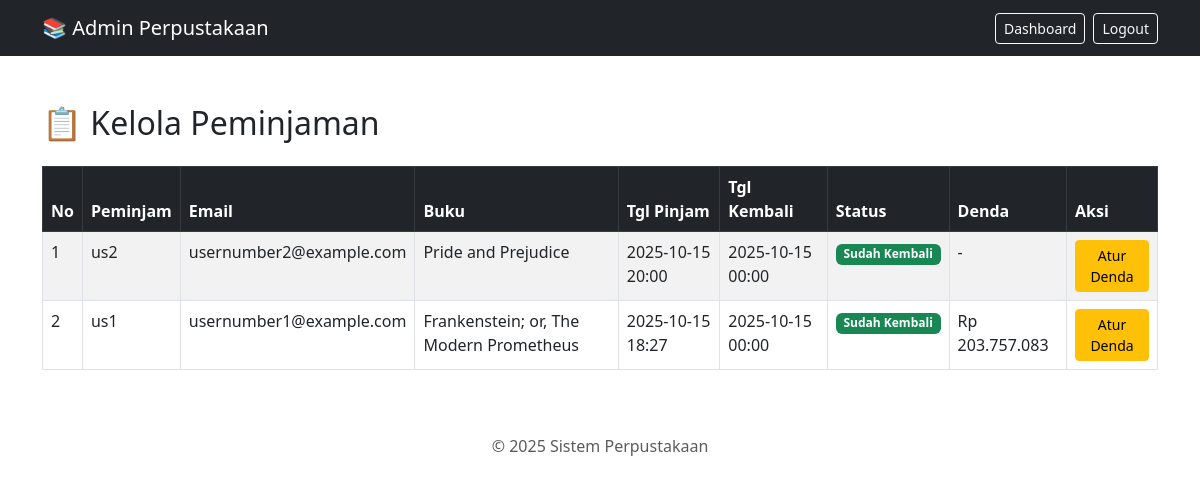
Page /admin/borrows.php (signed in) on the committed database.
### tables this page shows
CREATE TABLE `borrowings` (
  `id` int(11) NOT NULL,
  `borrower_name` varchar(100) DEFAULT NULL,
  `borrower_email` varchar(100) DEFAULT NULL,
  `book_id` int(11) DEFAULT NULL,
  `borrow_date` datetime DEFAULT current_timestamp(),
  `due_date` date DEFAULT NULL,
  `return_date` datetime DEFAULT NULL,
  `returned` tinyint(1) DEFAULT 0,
  `fine` int(11) DEFAULT 0
);

CREATE TABLE `books` (
  `id` int(11) NOT NULL,
  `title` varchar(100) DEFAULT NULL,
  `author` varchar(100) DEFAULT NULL,
  `year` int(11) DEFAULT NULL,
  `stock` int(11) DEFAULT 1
);

### admin/borrows.php (the view, shortened to what this page needs)
<?php
include('../includes/db.php');
$query = "
  SELECT b.id, b.borrower_name, b.borrower_email,
         bk.title, b.borrow_date, b.return_date, b.returned, b.fine
  FROM borrowings b
  JOIN books bk ON b.book_id = bk.id
  ORDER BY b.borrow_date DESC
";
$result = mysqli_query($conn, $query);
?>
<!DOCTYPE html>
<html lang="id">
<head>
    <link href="https://cdn.jsdelivr.net/npm/bootstrap@5.3.0/dist/css/bootstrap.min.css" rel="stylesheet">
</head>
<body>
<nav class="navbar navbar-expand-lg navbar-dark bg-dark">
    <div class="container">
        <a class="navbar-brand" href="index.php">📚 Admin Perpustakaan</a>
        <div class="d-flex">
            <a href="index.php" class="btn btn-outline-light btn-sm me-2">Dashboard</a>
            <a href="logout.php" class="btn btn-outline-light btn-sm">Logout</a>
        </div>
    </div>
</nav>
<div class="container my-5">
    <h2 class="mb-4">📋 Kelola Peminjaman</h2>
    <table class="table table-bordered table-striped">
        <thead class="table-dark">
            <tr>
                <th>No</th>
                <th>Peminjam</th>
                <th>Email</th>
                <th>Buku</th>
                <th>Tgl Pinjam</th>
                <th>Tgl Kembali</th>
                <th>Status</th>
                <th>Denda</th>
                <th>Aksi</th>
            </tr>
        </thead>
        <tbody>
            <?php
            $no = 1;
            while ($row = mysqli_fetch_assoc($result)):
            ?>
            <tr>
                <td><?= $no++; ?></td>
                <td><?= htmlspecialchars($row['borrower_name']); ?></td>
                <td><?= htmlspecialchars($row['borrower_email']); ?></td>
                <td><?= htmlspecialchars($row['title']); ?></td>
                <td><?= date('Y-m-d H:i', strtotime($row['borrow_date'])); ?></td>
                <td><?= $row['return_date'] ? date('Y-m-d H:i', strtotime($row['return_date'])) : '-'; ?></td>
                <td>
                    <?php if ($row['returned']): ?>
                        <span class="badge bg-success">Sudah Kembali</span>
                    <?php else: ?>
                        <span class="badge bg-warning text-dark">Belum Kembali</span>
                    <?php endif; ?>
                </td>
                <td>
                    <?= $row['fine'] ? "Rp " . number_format($row['fine'],0,',','.') : '-'; ?>
                </td>
                <td>
                    <button class="btn btn-sm btn-warning" data-bs-toggle="modal" data-bs-target="#fineModal<?= $row['id']; ?>">Atur Denda</button>
                </td>
            </tr>
            <?php endwhile; ?>
        </tbody>
    </table>
</div>
<footer class="text-center text-muted py-3">
    &copy; <?= date('Y'); ?> Sistem Perpustakaan
</footer>
</body>
</html>

### rows in the picture
borrowings: borrower_name "us2", borrower_email "usernumber2@example.com", book.title "Pride and Prejudice", borrow_date "2025-10-15 20:00", return_date "2025-10-15 00:00", returned "Sudah Kembali"
borrowings: borrower_name "us1", borrower_email "usernumber1@example.com", book.title "Frankenstein; or, The Modern Prometheus", borrow_date "2025-10-15 18:27", return_date "2025-10-15 00:00", returned "Sudah Kembali", fine "203.757.083"
